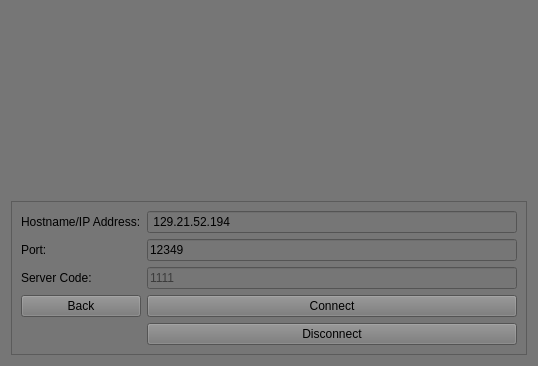
<?xml version="1.0" encoding="UTF-8"?>
<ui version="4.0">
 <class>Config</class>
 <widget class="QWidget" name="Config">
  <property name="geometry">
   <rect>
    <x>0</x>
    <y>0</y>
    <width>538</width>
    <height>366</height>
   </rect>
  </property>
  <property name="windowTitle">
   <string>Form</string>
  </property>
  <property name="styleSheet">
   <string notr="true">background-color: rgb(118, 118, 118);</string>
  </property>
  <layout class="QVBoxLayout" name="verticalLayout">
   <item>
    <widget class="QLabel" name="icon">
     <property name="styleSheet">
      <string notr="true">image: url(:/images/CIS.gif);</string>
     </property>
     <property name="text">
      <string/>
     </property>
    </widget>
   </item>
   <item>
    <widget class="QFrame" name="frame">
     <property name="sizePolicy">
      <sizepolicy hsizetype="Preferred" vsizetype="Maximum">
       <horstretch>0</horstretch>
       <verstretch>0</verstretch>
      </sizepolicy>
     </property>
     <property name="frameShape">
      <enum>QFrame::StyledPanel</enum>
     </property>
     <property name="frameShadow">
      <enum>QFrame::Raised</enum>
     </property>
     <layout class="QGridLayout" name="gridLayout">
      <item row="1" column="0">
       <widget class="QLabel" name="label_2">
        <property name="text">
         <string>Port:</string>
        </property>
       </widget>
      </item>
      <item row="0" column="0">
       <widget class="QLabel" name="label">
        <property name="text">
         <string>Hostname/IP Address:</string>
        </property>
       </widget>
      </item>
      <item row="2" column="1">
       <widget class="QLineEdit" name="servercode">
        <property name="text">
         <string/>
        </property>
        <property name="maxLength">
         <number>4</number>
        </property>
        <property name="echoMode">
         <enum>QLineEdit::Password</enum>
        </property>
        <property name="placeholderText">
         <string>1111</string>
        </property>
       </widget>
      </item>
      <item row="1" column="1">
       <widget class="QLineEdit" name="port">
        <property name="text">
         <string>12349</string>
        </property>
        <property name="placeholderText">
         <string>12349</string>
        </property>
       </widget>
      </item>
      <item row="2" column="0">
       <widget class="QLabel" name="label_3">
        <property name="text">
         <string>Server Code:</string>
        </property>
       </widget>
      </item>
      <item row="3" column="1">
       <widget class="QPushButton" name="reconnect">
        <property name="text">
         <string>Connect</string>
        </property>
       </widget>
      </item>
      <item row="0" column="1">
       <widget class="QLineEdit" name="hostname">
        <property name="text">
         <string> 129.21.52.194</string>
        </property>
        <property name="placeholderText">
         <string> 129.21.52.194</string>
        </property>
        <property name="clearButtonEnabled">
         <bool>false</bool>
        </property>
       </widget>
      </item>
      <item row="3" column="0">
       <widget class="QPushButton" name="back">
        <property name="text">
         <string>Back</string>
        </property>
       </widget>
      </item>
      <item row="4" column="1">
       <widget class="QPushButton" name="disconnect">
        <property name="text">
         <string>Disconnect</string>
        </property>
       </widget>
      </item>
     </layout>
    </widget>
   </item>
  </layout>
 </widget>
 <resources/>
 <connections/>
</ui>
